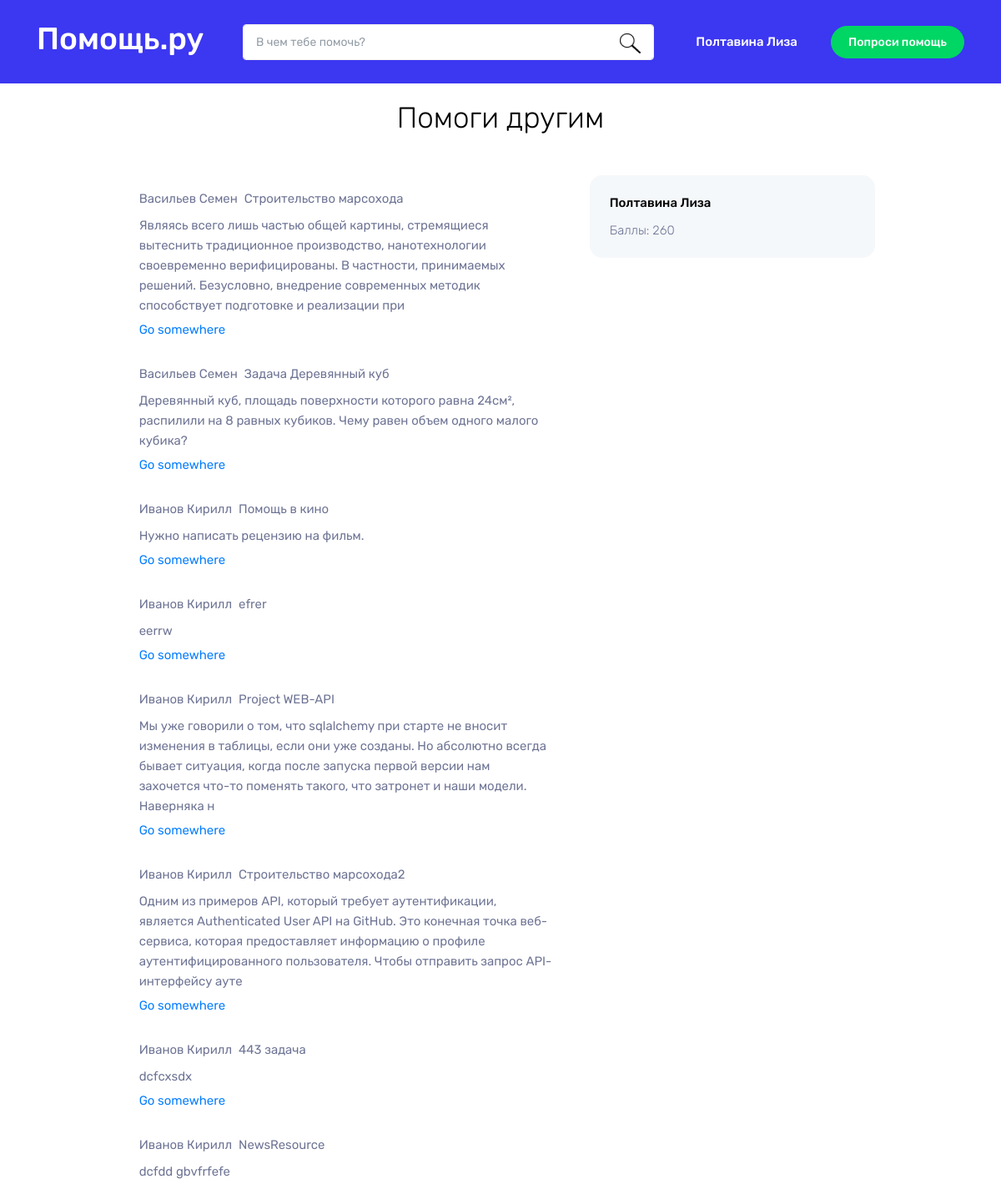
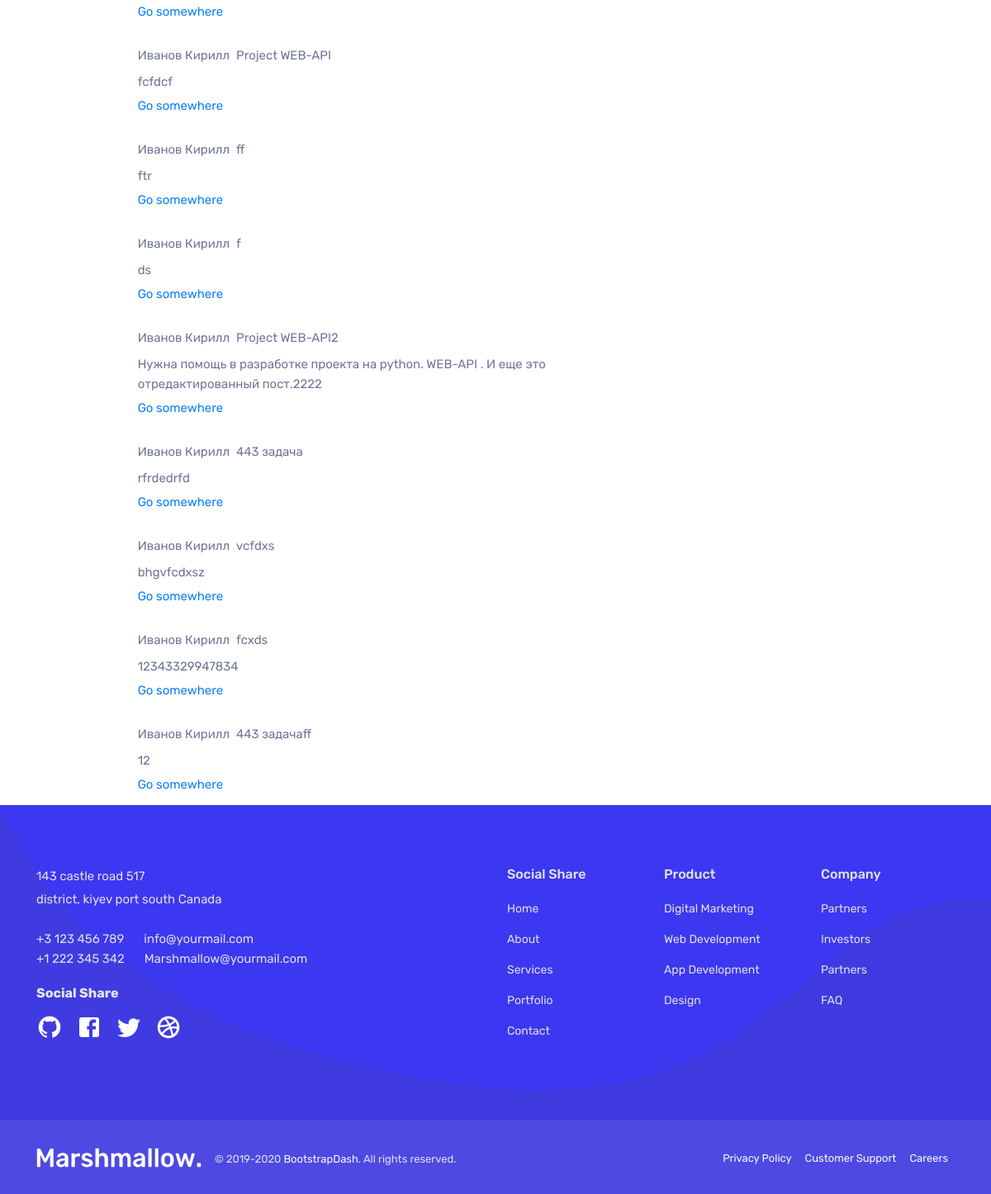
Before: / (signed in) with the older database file (2 pictures, top to bottom).
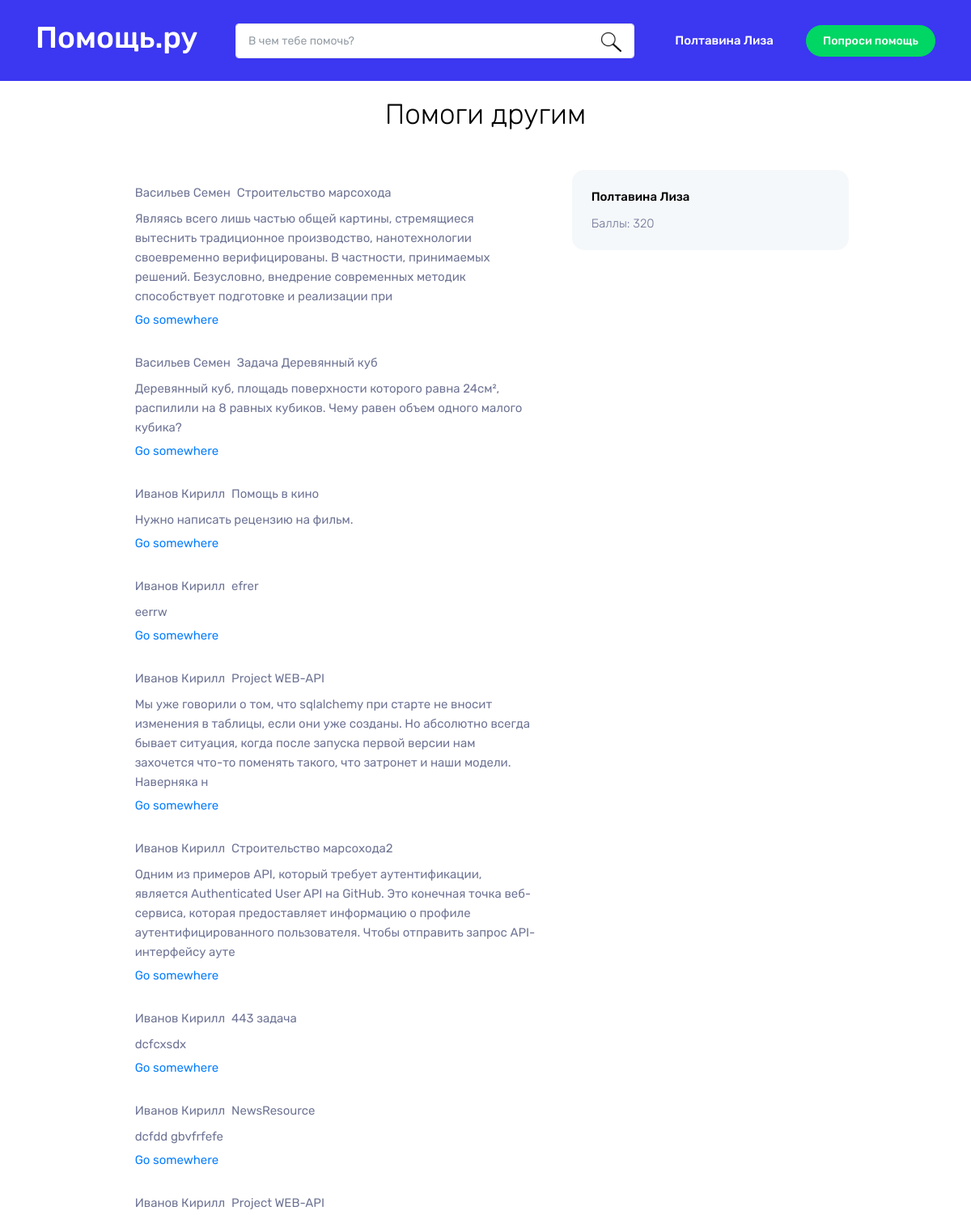
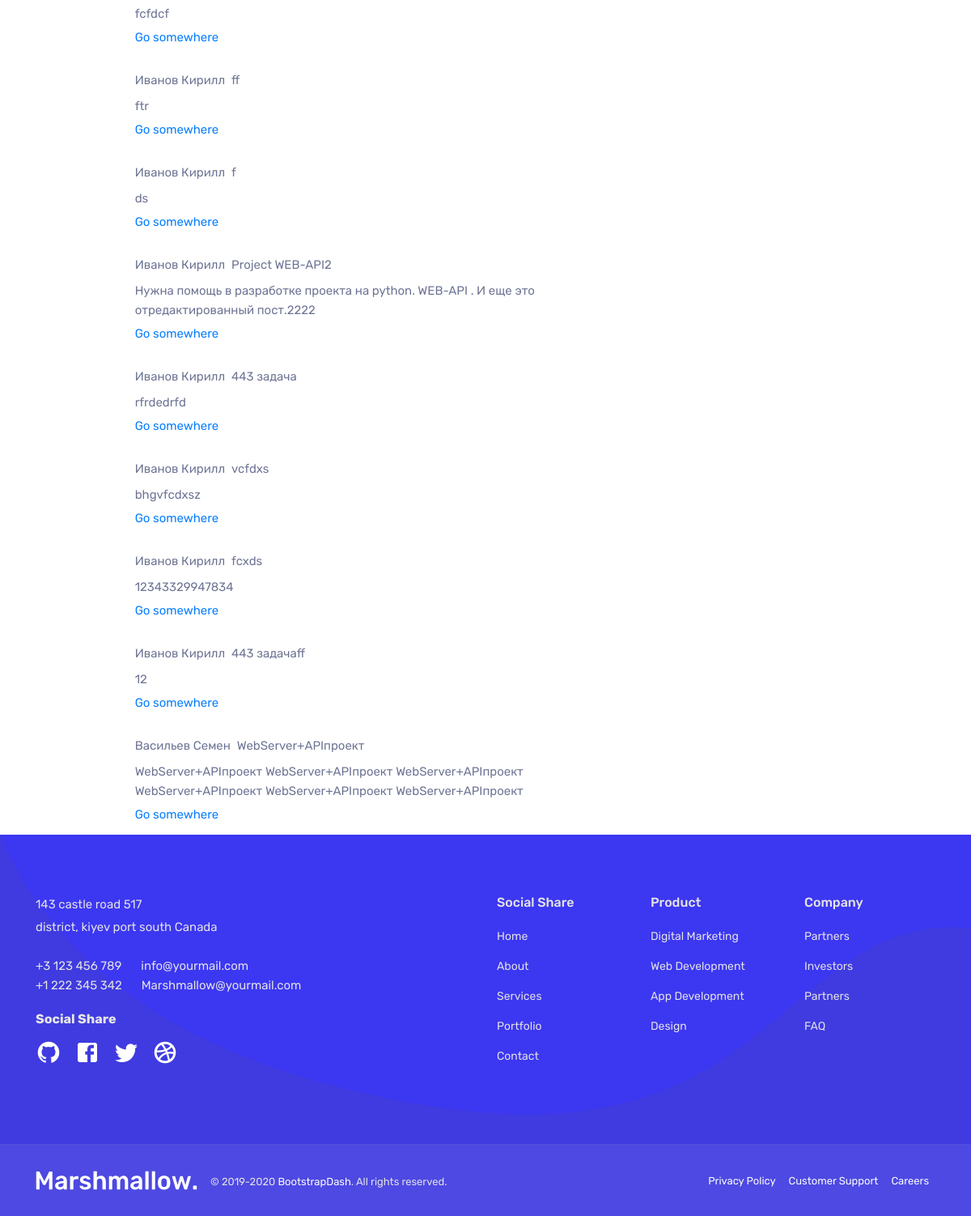
After: the same page with the newer database file (2 pictures, top to bottom).
### data/users.py (models this page shows, shortened)
class User(SqlAlchemyBase, UserMixin, SerializerMixin):
    __tablename__ = 'users'
    id = sqlalchemy.Column(sqlalchemy.Integer,
                           primary_key=True, autoincrement=True)
    surname = sqlalchemy.Column(sqlalchemy.String, nullable=True)
    name = sqlalchemy.Column(sqlalchemy.String, nullable=True)
    age = sqlalchemy.Column(sqlalchemy.Integer, nullable=True)
    email = sqlalchemy.Column(sqlalchemy.String,
                              index=True, unique=True, nullable=True)
    hashed_password = sqlalchemy.Column(sqlalchemy.String, nullable=True)
    modified_date = sqlalchemy.Column(sqlalchemy.DateTime,
                                      default=datetime.datetime.now)
    points = sqlalchemy.Column(sqlalchemy.Integer,
                                      default=150)
    records = orm.relation("Record", back_populates='user')
    answers = orm.relation("Comment", back_populates='user')

### data/records.py (models this page shows)
class Record(SqlAlchemyBase, SerializerMixin):
    __tablename__ = 'records'
    id = sqlalchemy.Column(sqlalchemy.Integer,
                           primary_key=True, autoincrement=True)
    author = sqlalchemy.Column(sqlalchemy.Integer,
                                    sqlalchemy.ForeignKey("users.id"))
    title = sqlalchemy.Column(sqlalchemy.String, nullable=True)
    description = sqlalchemy.Column(sqlalchemy.String, nullable=True)
    date_create = sqlalchemy.Column(sqlalchemy.DateTime,
                                   default=datetime.datetime.now)
    cost = sqlalchemy.Column(sqlalchemy.Integer,
                               default=30)
    is_finished = sqlalchemy.Column(sqlalchemy.Boolean,
                                   default=False)
    is_editable = sqlalchemy.Column(sqlalchemy.Boolean,
                                   default=True)
    user = orm.relation('User')
    comments = orm.relation("Comment", back_populates='record')

### main.py (the view)
@app.route('/')
def main():
    if current_user.is_authenticated:
        db_sess = db_session.create_session()
        records = []
        for record in db_sess.query(Record).filter(Record.author != current_user.id):
            records.append((record, record.description[:250]))
        param = {}
        param['title'] = 'Работы'
        param['records'] = records
        return render_template('index.html', **param)
    else:
        param = {}
        param['title'] = 'Работы'
        return render_template('landing.html', **param)

### data/db_session.py (called while the page is built)
def create_session() -> Session:
    global __factory
    return __factory()

### main.py (called while the page is built)
@login_manager.user_loader
def load_user(user_id):
    db_sess = db_session.create_session()
    return db_sess.query(User).get(user_id)

### templates/index.html
{% extends "base.html" %}
{% block content %}
    <div class="container container-padding">
    <h3 class="font-weight-light text-center text-dark mb-5">Помоги другим</h3>
    <div class="container">
            <div class="row justify-content-center position-relative">
                <div class="col-sm-6 position-static">
                    <div class="p-3 record-block">
                        {% if records %}
                            <div class="title-record d-flex">
                                <p class="mr-2">{{records[0][0].user.surname}} {{records[0][0].user.name}}</p>
                                <p>{{records[0][0].title}}</p>
                            </div>
                            <p>{{records[0][1]}}</p>
                            <a href="http://127.0.0.1:5000/record/{{records[0][0].id}}">Go somewhere</a>
                        {% endif %}
                    </div>
                </div>
                <div class="col-sm-4 position-static">
                    <div class="info-block-profile">
                        <div class="font-weight-medium text-dark info-block-profile-title">{{current_user.surname}}
                        {{current_user.name}}</div>
                        <div class="font-weight-light info-block-profile-points">
                            Баллы: {{current_user.points}}
                        </div>
                    </div>
                </div>
            </div>
        {% for (record, description) in records[1:] %}
            <div class="row justify-content-center position-relative">
                <div class="col-sm-6 position-static">
                    <div class="p-3 record-block">
                        <div class="title-record d-flex">
                            <p class="mr-2">{{record.user.surname}} {{record.user.name}}</p>
                            <p>{{record.title}}</p>
                        </div>
                        <p>{{description}}</p>
                        <a href="http://127.0.0.1:5000/record/{{record.id}}">Go somewhere</a>
                    </div>
                </div>
                <div class="col-sm-4"></div>
            </div>
        {% endfor %}
    </div>
    </div>
{% endblock %}

### templates/base.html (shortened to what this page needs)
<!DOCTYPE html>
<html lang="en">
	<head>
		<link rel="stylesheet" href="{{url_for('static', filename='vendors/mdi/css/materialdesignicons.min.css')}}">
		<link rel="stylesheet" href="{{url_for('static', filename='vendors/owl.carousel/css/owl.carousel.css')}}">
		<link rel="stylesheet" href="{{url_for('static', filename='vendors/owl.carousel/css/owl.theme.default.min.css')}}">
		<link rel="stylesheet" href="{{url_for('static', filename='vendors/aos/css/aos.css')}}">
		<link rel="stylesheet" href="{{url_for('static', filename='vendors/jquery-flipster/css/jquery.flipster.css')}}">
		<link rel="stylesheet" href="{{url_for('static', filename='css/style.css')}}">
	</head>
	<body data-spy="scroll" data-target=".navbar" data-offset="50">
		<nav class="navbar navbar-expand-lg fixed-top">
			<div class="container">
				<a class="navbar-brand" href="/"><h2 class="font-weight-medium main-title">Помощь.ру</h2></a>
				<div class="collapse navbar-collapse" id="navbarTogglerDemo01">
					<form method="GET" action="/search" class="navbar-nav ml-auto align-items-center form-search">
						<div class="form__search align-items-center">
    						<input type="search" name="q" class="form-control form__input__search" aria-describedby="emailHelp" placeholder="В чем тебе помочь?">
    						<button type="submit" class="search__icon__btn">
								<img src="{{url_for('static', filename='images/search_icon.png')}}">
							</button>
  						</div>
					</form>
					<ul class="navbar-nav ml-auto align-items-center">
						{% if current_user.is_authenticated %}
							<li class="nav-item">
								<a class="nav-link" href="/profile/{{current_user.id}}">{{current_user.surname}} {{current_user.name}}</a>
							</li>
							<li class="nav-item">
								<a class="nav-link btn btn-success" href="http://127.0.0.1:5000/record">Попроси помощь</a>
							</li>
						{% endif %}
					</ul>
				</div>
			</div>
		</nav>
	<div class="page-body-wrapper">
		{% block content %}{% endblock %}
	</div>
	<footer class="footer">
			<div class="footer-top">
				<div class="container">
					<div class="row">
						<div class="col-sm-6">
							<address>
								<p>143 castle road 517</p>
								<p class="mb-4">district, kiyev port south Canada</p>
								<div class="d-flex align-items-center">
									<p class="mr-4 mb-0">+3 123 456 789</p>
									<a href="mailto:info@yourmail.com" class="footer-link">info@yourmail.com</a>
								</div>
								<div class="d-flex align-items-center">
									<p class="mr-4 mb-0">+1 222 345 342</p>
									<a href="mailto:Marshmallow@yourmail.com" class="footer-link">Marshmallow@yourmail.com</a>
								</div>
							</address>
							<div class="social-icons">
								<h6 class="footer-title font-weight-bold">
									Social Share
								</h6>
								<div class="d-flex">
									<a href="#"><i class="mdi mdi-github-circle"></i></a>
									<a href="#"><i class="mdi mdi-facebook-box"></i></a>
									<a href="#"><i class="mdi mdi-twitter"></i></a>
									<a href="#"><i class="mdi mdi-dribbble"></i></a>
								</div>
							</div>
						</div>
						<div class="col-sm-6">
							<div class="row">
								<div class="col-sm-4">
									<h6 class="footer-title">Social Share</h6>
									<ul class="list-footer">
										<li><a href="#" class="footer-link">Home</a></li>
										<li><a href="#" class="footer-link">About</a></li>
										<li><a href="#" class="footer-link">Services</a></li>
										<li><a href="#" class="footer-link">Portfolio</a></li>
										<li><a href="#" class="footer-link">Contact</a></li>
									</ul>
								</div>
								<div class="col-sm-4">
									<h6 class="footer-title">Product</h6>
									<ul class="list-footer">
										<li><a href="#" class="footer-link">Digital Marketing</a></li>
										<li><a href="#" class="footer-link">Web Development</a></li>
										<li><a href="#" class="footer-link">App Development</a></li>
										<li><a href="#" class="footer-link">Design</a></li>
									</ul>
								</div>
								<div class="col-sm-4">
									<h6 class="footer-title">Company</h6>
									<ul class="list-footer">
										<li><a href="#" class="footer-link">Partners</a></li>
										<li><a href="#" class="footer-link">Investors</a></li>
										<li><a href="#" class="footer-link">Partners</a></li>
										<li><a href="#" class="footer-link">FAQ</a></li>
									</ul>
								</div>
							</div>
						</div>
					</div>
				</div>
			</div>
			<div class="footer-bottom">
				<div class="container">
					<div class="d-flex justify-content-between align-items-center">
						<div class="d-flex align-items-center">
							<img src="images/logo.svg" alt="logo" class="mr-3">
							<p class="mb-0 text-small pt-1">© 2019-2020 <a href="https://www.bootstrapdash.com" class="text-white" target="_blank">BootstrapDash</a>. All rights reserved.</p>
						</div>
						<div>
							<div class="d-flex">
								<a href="#" class="text-small text-white mx-2 footer-link">Privacy Policy </a>
								<a href="#" class="text-small text-white mx-2 footer-link">Customer Support </a>
								<a href="#" class="text-small text-white mx-2 footer-link">Careers </a>
							</div>
						</div>
					</div>
				</div>
			</div>
		</footer>
	</body>
</html>

Changed rows visible on the page:
changed User "Полтавина": points "260" → "320"
added Record: user.surname "Васильев", user.name "Семен", title "WebServer+APIпроект", description "WebServer+APIпроект WebServer+APIпроект WebServer+APIпроект WebServer+APIпроект WebServer+APIпроект WebServer+APIпроект"
